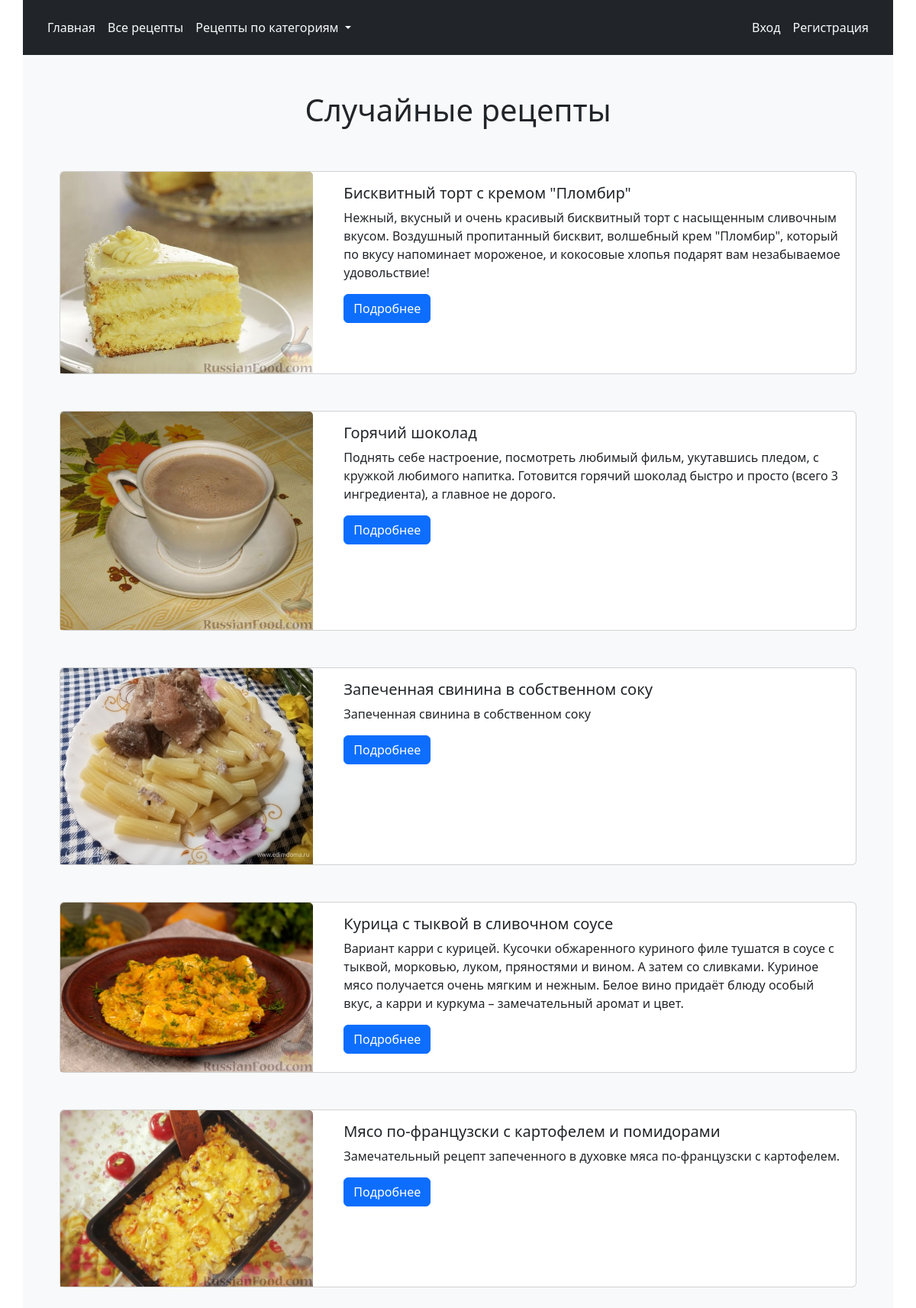
The page /recipe/list/random/ on the database its author committed.
### recipes/models.py (models this page shows, shortened)
class Recipe(models.Model):
    name = models.CharField(verbose_name="Название", max_length=100)
    slug = models.SlugField(max_length=100, unique=True)
    description = models.TextField(verbose_name="Описание")
    ingredients = models.TextField(verbose_name="Ингридиенты")
    steps = models.TextField(verbose_name="Шаги приготовления")
    time = models.PositiveIntegerField(verbose_name="Время приготовления (мин)")
    image = models.ImageField(verbose_name="Изображение", upload_to='recipes_img/')
    author = models.ForeignKey(AUTH_USER_MODEL, related_name="recipes", on_delete=models.CASCADE)
    categories = models.ManyToManyField("Category", verbose_name="Категории", related_name="recipes")
    class Meta:
        ordering = ["name"]
        verbose_name = "Рецепт"
        verbose_name_plural = "Рецепты"
    def get_absolute_url(self):
        return reverse_lazy('recipe_detail', kwargs={'slug': self.slug})

### recipes/views.py (the view)
# urls.py: path('list/random/', RecipeListRandomView.as_view(), name='recipe_list_random'),
class RecipeListRandomView(RecipeListViewBase):
    title = 'Случайные рецепты'
    recipes_nums = 5
    def get_queryset(self):
        queryset = super().get_queryset()
        all_pk = list(queryset.values_list("pk", flat=True))
        if len(all_pk) <= self.recipes_nums:
            return queryset
        else:
            random_pk = random.sample(all_pk, self.recipes_nums)
            return queryset.filter(pk__in=random_pk)

### recipes/context_processors.py (called while the page is built)
def categories(request):
    return {
        'categories': Category.objects.all()
    }

### recipes/models.py (called while the page is built)
    def get_absolute_url(self):
        return reverse_lazy('recipe_list_by_category', kwargs={'slug': self.slug})

### recipes/views.py (called while the page is built)
    def get_title(self):
        if self.title is not None:
            return self.title
        else:
            return ""

    def get_context_data(self, **kwargs):
        context = super().get_context_data(**kwargs)
        context['title'] = self.get_title()
        return context

### recipes/templates/recipes/recipe_list.html
{% extends "base.html" %}
{% load django_bootstrap5 %}
{% block content %}
{% for recipe in recipe_list %}
<div class="card  mb-5">
    <div class="row">
        <div class="col-4">
            <img src="{{ recipe.image.url }}" class="card-img-top" alt="recipe image">
        </div>
        <div class="col-8">
            <div class="card-body">
                <h5 class="card-title">{{ recipe.name }}</h5>
                <p class="card-text">{{ recipe.description }}</p>
                <a href="{{ recipe.get_absolute_url }}" class="btn btn-primary">Подробнее</a>
            </div>
        </div>
    </div>
</div>
{% empty %}
<p>Рецептов пока нет</p>
{% endfor %}
{% endblock %}

### static/css/style.css (style rules this page uses)
a { text-decoration: none !important ; }

### rows shown on the page
Recipe: image (picture), name "Бисквитный торт с кремом \"Пломбир\"", description "Нежный, вкусный и очень красивый бисквитный торт с насыщенным сливочным вкусом. Воздушный пропитанный бисквит, волшебный крем \"Пломбир\", который по вкусу напоминает мороженое, и кокосовые хлопья подарят вам незабываемое удовольствие!"
Recipe: image (picture), name "Горячий шоколад", description "Поднять себе настроение, посмотреть любимый фильм, укутавшись пледом, с кружкой любимого напитка. Готовится горячий шоколад быстро и просто (всего 3 ингредиента), а главное не дорого."
Recipe: image (picture), name "Запеченная свинина в собственном соку", description "Запеченная свинина в собственном соку"
Recipe: image (picture), name "Курица с тыквой в сливочном соусе", description "Вариант карри с курицей. Кусочки обжаренного куриного филе тушатся в соусе с тыквой, морковью, луком, пряностями и вином. А затем со сливками. Куриное мясо получается очень мягким и нежным. Белое вино придаёт блюду особый вкус, а карри и куркума – замечательный аромат и цвет."
Recipe: image (picture), name "Мясо по-французски с картофелем и помидорами", description "Замечательный рецепт запеченного в духовке мяса по-французски с картофелем."

### other values the page prints
{{ title }} "Случайные рецепты"
